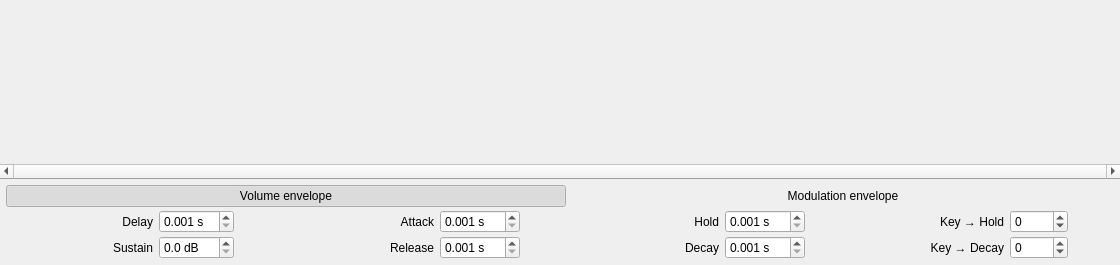
<?xml version="1.0" encoding="UTF-8"?>
<ui version="4.0">
 <class>PageEnvelope</class>
 <widget class="QWidget" name="PageEnvelope">
  <property name="geometry">
   <rect>
    <x>0</x>
    <y>0</y>
    <width>1120</width>
    <height>265</height>
   </rect>
  </property>
  <property name="windowTitle">
   <string notr="true">Form</string>
  </property>
  <layout class="QVBoxLayout" name="verticalLayout_2">
   <property name="spacing">
    <number>0</number>
   </property>
   <property name="leftMargin">
    <number>0</number>
   </property>
   <property name="topMargin">
    <number>0</number>
   </property>
   <property name="rightMargin">
    <number>0</number>
   </property>
   <property name="bottomMargin">
    <number>0</number>
   </property>
   <item>
    <widget class="GraphicsViewEnvelop" name="graphicsView" native="true">
     <property name="sizePolicy">
      <sizepolicy hsizetype="Preferred" vsizetype="Expanding">
       <horstretch>0</horstretch>
       <verstretch>0</verstretch>
      </sizepolicy>
     </property>
    </widget>
   </item>
   <item>
    <widget class="QScrollBar" name="sliderGraph">
     <property name="maximum">
      <number>0</number>
     </property>
     <property name="singleStep">
      <number>200</number>
     </property>
     <property name="pageStep">
      <number>10000</number>
     </property>
     <property name="orientation">
      <enum>Qt::Horizontal</enum>
     </property>
    </widget>
   </item>
   <item>
    <widget class="QFrame" name="frame">
     <property name="maximumSize">
      <size>
       <width>16777215</width>
       <height>1</height>
      </size>
     </property>
     <property name="frameShape">
      <enum>QFrame::Box</enum>
     </property>
     <property name="frameShadow">
      <enum>QFrame::Raised</enum>
     </property>
     <layout class="QVBoxLayout" name="verticalLayout">
      <property name="spacing">
       <number>0</number>
      </property>
      <property name="leftMargin">
       <number>0</number>
      </property>
      <property name="topMargin">
       <number>0</number>
      </property>
      <property name="rightMargin">
       <number>0</number>
      </property>
      <property name="bottomMargin">
       <number>0</number>
      </property>
     </layout>
    </widget>
   </item>
   <item>
    <layout class="QGridLayout" name="gridLayout_2">
     <property name="leftMargin">
      <number>6</number>
     </property>
     <property name="topMargin">
      <number>6</number>
     </property>
     <property name="rightMargin">
      <number>6</number>
     </property>
     <property name="bottomMargin">
      <number>6</number>
     </property>
     <property name="horizontalSpacing">
      <number>6</number>
     </property>
     <property name="verticalSpacing">
      <number>3</number>
     </property>
     <item row="2" column="11">
      <widget class="QPushButton" name="pushKeyDecay">
       <property name="text">
        <string/>
       </property>
       <property name="icon">
        <iconset resource="../resources.qrc">
         <normaloff>:/icons/edit-undo.svg</normaloff>:/icons/edit-undo.svg</iconset>
       </property>
       <property name="flat">
        <bool>true</bool>
       </property>
      </widget>
     </item>
     <item row="2" column="6">
      <widget class="QLabel" name="labelDecay">
       <property name="text">
        <string>Decay</string>
       </property>
       <property name="alignment">
        <set>Qt::AlignRight|Qt::AlignTrailing|Qt::AlignVCenter</set>
       </property>
      </widget>
     </item>
     <item row="2" column="3">
      <widget class="QLabel" name="labelRelease">
       <property name="text">
        <string>Release</string>
       </property>
       <property name="alignment">
        <set>Qt::AlignRight|Qt::AlignTrailing|Qt::AlignVCenter</set>
       </property>
      </widget>
     </item>
     <item row="1" column="8">
      <widget class="QPushButton" name="pushHold">
       <property name="text">
        <string/>
       </property>
       <property name="icon">
        <iconset resource="../resources.qrc">
         <normaloff>:/icons/edit-undo.svg</normaloff>:/icons/edit-undo.svg</iconset>
       </property>
       <property name="flat">
        <bool>true</bool>
       </property>
      </widget>
     </item>
     <item row="1" column="1">
      <widget class="QDoubleSpinBox" name="doubleSpinDelay">
       <property name="suffix">
        <string comment="unit for second"> s</string>
       </property>
       <property name="decimals">
        <number>3</number>
       </property>
       <property name="minimum">
        <double>0.001000000000000</double>
       </property>
       <property name="maximum">
        <double>18.000000000000000</double>
       </property>
       <property name="singleStep">
        <double>0.100000000000000</double>
       </property>
      </widget>
     </item>
     <item row="2" column="9">
      <widget class="QLabel" name="labelKeyDecay">
       <property name="text">
        <string>Key → Decay</string>
       </property>
       <property name="alignment">
        <set>Qt::AlignRight|Qt::AlignTrailing|Qt::AlignVCenter</set>
       </property>
      </widget>
     </item>
     <item row="1" column="11">
      <widget class="QPushButton" name="pushKeyHold">
       <property name="text">
        <string/>
       </property>
       <property name="icon">
        <iconset resource="../resources.qrc">
         <normaloff>:/icons/edit-undo.svg</normaloff>:/icons/edit-undo.svg</iconset>
       </property>
       <property name="flat">
        <bool>true</bool>
       </property>
      </widget>
     </item>
     <item row="2" column="4">
      <widget class="QDoubleSpinBox" name="doubleSpinRelease">
       <property name="suffix">
        <string comment="unit for second"> s</string>
       </property>
       <property name="decimals">
        <number>3</number>
       </property>
       <property name="minimum">
        <double>0.001000000000000</double>
       </property>
       <property name="maximum">
        <double>102.000000000000000</double>
       </property>
       <property name="singleStep">
        <double>0.100000000000000</double>
       </property>
      </widget>
     </item>
     <item row="1" column="4">
      <widget class="QDoubleSpinBox" name="doubleSpinAttack">
       <property name="suffix">
        <string comment="unit for second"> s</string>
       </property>
       <property name="decimals">
        <number>3</number>
       </property>
       <property name="minimum">
        <double>0.001000000000000</double>
       </property>
       <property name="maximum">
        <double>102.000000000000000</double>
       </property>
       <property name="singleStep">
        <double>0.100000000000000</double>
       </property>
      </widget>
     </item>
     <item row="2" column="5">
      <widget class="QPushButton" name="pushRelease">
       <property name="text">
        <string/>
       </property>
       <property name="icon">
        <iconset resource="../resources.qrc">
         <normaloff>:/icons/edit-undo.svg</normaloff>:/icons/edit-undo.svg</iconset>
       </property>
       <property name="flat">
        <bool>true</bool>
       </property>
      </widget>
     </item>
     <item row="1" column="6">
      <widget class="QLabel" name="labelHold">
       <property name="sizePolicy">
        <sizepolicy hsizetype="Expanding" vsizetype="Preferred">
         <horstretch>0</horstretch>
         <verstretch>0</verstretch>
        </sizepolicy>
       </property>
       <property name="text">
        <string>Hold</string>
       </property>
       <property name="alignment">
        <set>Qt::AlignRight|Qt::AlignTrailing|Qt::AlignVCenter</set>
       </property>
      </widget>
     </item>
     <item row="1" column="0">
      <widget class="QLabel" name="labelDelay">
       <property name="sizePolicy">
        <sizepolicy hsizetype="Expanding" vsizetype="Preferred">
         <horstretch>0</horstretch>
         <verstretch>0</verstretch>
        </sizepolicy>
       </property>
       <property name="text">
        <string>Delay</string>
       </property>
       <property name="alignment">
        <set>Qt::AlignRight|Qt::AlignTrailing|Qt::AlignVCenter</set>
       </property>
      </widget>
     </item>
     <item row="2" column="8">
      <widget class="QPushButton" name="pushDecay">
       <property name="text">
        <string/>
       </property>
       <property name="icon">
        <iconset resource="../resources.qrc">
         <normaloff>:/icons/edit-undo.svg</normaloff>:/icons/edit-undo.svg</iconset>
       </property>
       <property name="flat">
        <bool>true</bool>
       </property>
      </widget>
     </item>
     <item row="1" column="10">
      <widget class="QSpinBox" name="spinKeyHold">
       <property name="minimum">
        <number>-1200</number>
       </property>
       <property name="maximum">
        <number>1200</number>
       </property>
      </widget>
     </item>
     <item row="2" column="10">
      <widget class="QSpinBox" name="spinKeyDecay">
       <property name="minimum">
        <number>-1200</number>
       </property>
       <property name="maximum">
        <number>1200</number>
       </property>
      </widget>
     </item>
     <item row="1" column="3">
      <widget class="QLabel" name="labelAttack">
       <property name="sizePolicy">
        <sizepolicy hsizetype="Expanding" vsizetype="Preferred">
         <horstretch>0</horstretch>
         <verstretch>0</verstretch>
        </sizepolicy>
       </property>
       <property name="text">
        <string>Attack</string>
       </property>
       <property name="alignment">
        <set>Qt::AlignRight|Qt::AlignTrailing|Qt::AlignVCenter</set>
       </property>
      </widget>
     </item>
     <item row="2" column="7">
      <widget class="QDoubleSpinBox" name="doubleSpinDecay">
       <property name="suffix">
        <string comment="unit for second"> s</string>
       </property>
       <property name="decimals">
        <number>3</number>
       </property>
       <property name="minimum">
        <double>0.001000000000000</double>
       </property>
       <property name="maximum">
        <double>102.000000000000000</double>
       </property>
       <property name="singleStep">
        <double>0.100000000000000</double>
       </property>
      </widget>
     </item>
     <item row="1" column="2">
      <widget class="QPushButton" name="pushDelay">
       <property name="text">
        <string/>
       </property>
       <property name="icon">
        <iconset resource="../resources.qrc">
         <normaloff>:/icons/edit-undo.svg</normaloff>:/icons/edit-undo.svg</iconset>
       </property>
       <property name="flat">
        <bool>true</bool>
       </property>
      </widget>
     </item>
     <item row="2" column="1">
      <widget class="QDoubleSpinBox" name="doubleSpinSustain">
       <property name="suffix">
        <string comment="unit for decibels"> dB</string>
       </property>
       <property name="decimals">
        <number>1</number>
       </property>
       <property name="maximum">
        <double>144.000000000000000</double>
       </property>
      </widget>
     </item>
     <item row="1" column="9">
      <widget class="QLabel" name="labelKeyHold">
       <property name="sizePolicy">
        <sizepolicy hsizetype="Expanding" vsizetype="Preferred">
         <horstretch>0</horstretch>
         <verstretch>0</verstretch>
        </sizepolicy>
       </property>
       <property name="text">
        <string>Key → Hold</string>
       </property>
       <property name="alignment">
        <set>Qt::AlignRight|Qt::AlignTrailing|Qt::AlignVCenter</set>
       </property>
      </widget>
     </item>
     <item row="1" column="7">
      <widget class="QDoubleSpinBox" name="doubleSpinHold">
       <property name="suffix">
        <string comment="unit for second"> s</string>
       </property>
       <property name="decimals">
        <number>3</number>
       </property>
       <property name="minimum">
        <double>0.001000000000000</double>
       </property>
       <property name="maximum">
        <double>18.000000000000000</double>
       </property>
       <property name="singleStep">
        <double>0.100000000000000</double>
       </property>
      </widget>
     </item>
     <item row="2" column="0">
      <widget class="QLabel" name="labelSustain">
       <property name="text">
        <string>Sustain</string>
       </property>
       <property name="alignment">
        <set>Qt::AlignRight|Qt::AlignTrailing|Qt::AlignVCenter</set>
       </property>
      </widget>
     </item>
     <item row="1" column="5">
      <widget class="QPushButton" name="pushAttack">
       <property name="text">
        <string/>
       </property>
       <property name="icon">
        <iconset resource="../resources.qrc">
         <normaloff>:/icons/edit-undo.svg</normaloff>:/icons/edit-undo.svg</iconset>
       </property>
       <property name="flat">
        <bool>true</bool>
       </property>
      </widget>
     </item>
     <item row="2" column="2">
      <widget class="QPushButton" name="pushSustain">
       <property name="text">
        <string/>
       </property>
       <property name="icon">
        <iconset resource="../resources.qrc">
         <normaloff>:/icons/edit-undo.svg</normaloff>:/icons/edit-undo.svg</iconset>
       </property>
       <property name="flat">
        <bool>true</bool>
       </property>
      </widget>
     </item>
     <item row="0" column="0" colspan="6">
      <widget class="QPushButton" name="pushVolume">
       <property name="text">
        <string>Volume envelope</string>
       </property>
       <property name="checkable">
        <bool>true</bool>
       </property>
       <property name="checked">
        <bool>true</bool>
       </property>
       <property name="autoExclusive">
        <bool>true</bool>
       </property>
       <property name="flat">
        <bool>true</bool>
       </property>
      </widget>
     </item>
     <item row="0" column="6" colspan="6">
      <widget class="QPushButton" name="pushModulation">
       <property name="text">
        <string>Modulation envelope</string>
       </property>
       <property name="checkable">
        <bool>true</bool>
       </property>
       <property name="autoExclusive">
        <bool>true</bool>
       </property>
       <property name="flat">
        <bool>true</bool>
       </property>
      </widget>
     </item>
    </layout>
   </item>
  </layout>
 </widget>
 <customwidgets>
  <customwidget>
   <class>GraphicsViewEnvelop</class>
   <extends>QWidget</extends>
   <header>graphicsviewenvelop.h</header>
   <container>1</container>
  </customwidget>
 </customwidgets>
 <tabstops>
  <tabstop>pushVolume</tabstop>
  <tabstop>pushModulation</tabstop>
  <tabstop>doubleSpinDelay</tabstop>
  <tabstop>pushDelay</tabstop>
  <tabstop>doubleSpinAttack</tabstop>
  <tabstop>pushAttack</tabstop>
  <tabstop>doubleSpinHold</tabstop>
  <tabstop>pushHold</tabstop>
  <tabstop>spinKeyHold</tabstop>
  <tabstop>pushKeyHold</tabstop>
  <tabstop>doubleSpinSustain</tabstop>
  <tabstop>pushSustain</tabstop>
  <tabstop>doubleSpinRelease</tabstop>
  <tabstop>pushRelease</tabstop>
  <tabstop>doubleSpinDecay</tabstop>
  <tabstop>pushDecay</tabstop>
  <tabstop>spinKeyDecay</tabstop>
  <tabstop>pushKeyDecay</tabstop>
 </tabstops>
 <resources>
  <include location="../resources.qrc"/>
 </resources>
 <connections/>
</ui>
